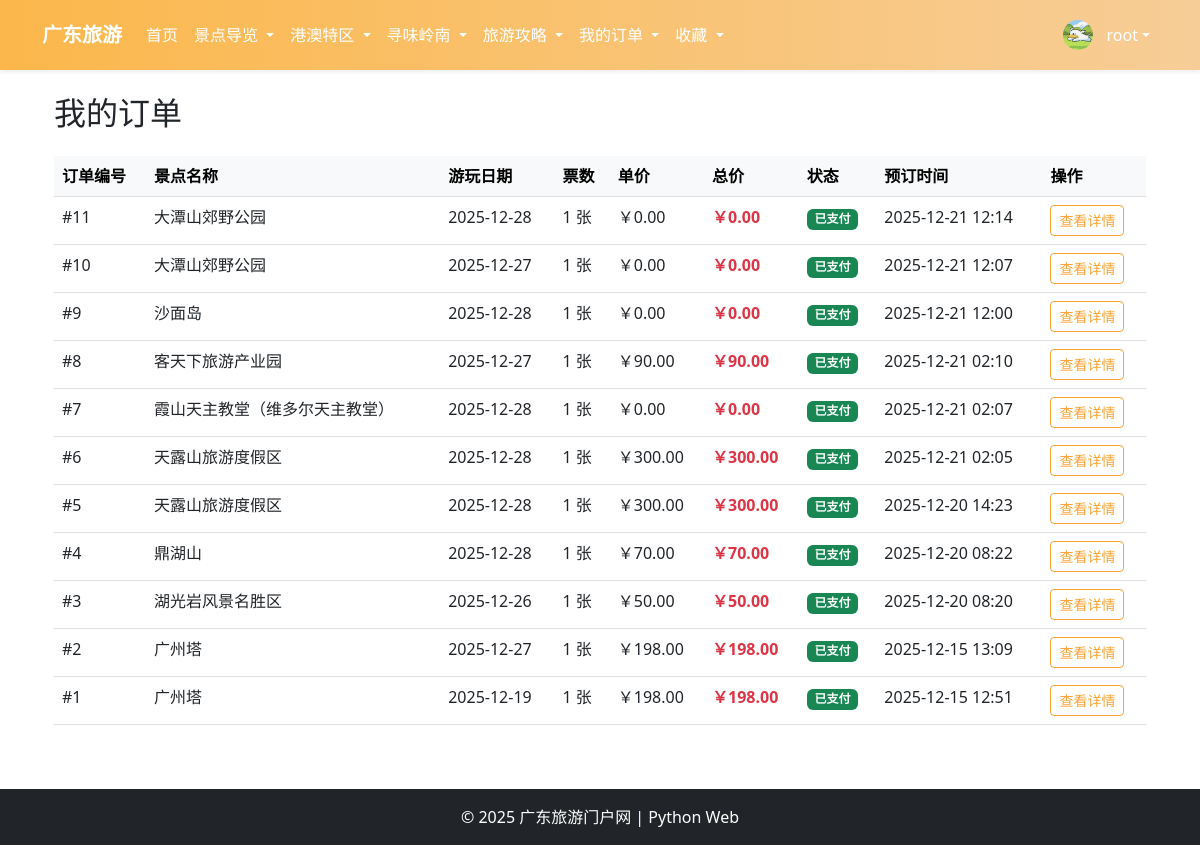
The app's page /bookingApp/my_bookings/ (signed in) with its own data.
### homeApp/models.py (models this page shows, shortened)
class UserProfile(models.Model):
    user = models.OneToOneField(User, on_delete=models.CASCADE, verbose_name="用户", related_name='profile')
    avatar = models.ImageField(upload_to='avatars/', verbose_name="头像", null=True, blank=True, default='avatars/default.png')
    phone = models.CharField(max_length=20, verbose_name="电话", null=True, blank=True)
    address = models.CharField(max_length=200, verbose_name="地址", null=True, blank=True)
    bio = models.TextField(max_length=500, verbose_name="个人简介", null=True, blank=True)
    created_at = models.DateTimeField(auto_now_add=True, verbose_name="创建时间")
    updated_at = models.DateTimeField(auto_now=True, verbose_name="更新时间")
    class Meta:
        verbose_name = "用户资料"
        verbose_name_plural = "用户资料"

### bookingApp/models.py (models this page shows, shortened)
class Booking(models.Model):
    STATUS_CHOICES = (
        ('pending', '待支付'),
        ('paid', '已支付'),
        ('cancelled', '已取消'),
    )
    user = models.ForeignKey(User, on_delete=models.CASCADE, verbose_name="下单用户")
    attraction = models.ForeignKey(Attraction, on_delete=models.CASCADE, verbose_name="预订景点")
    visit_date = models.DateField(verbose_name="游玩日期")
    quantity = models.PositiveIntegerField(default=1, verbose_name="票数")
    status = models.CharField(max_length=20, choices=STATUS_CHOICES, default='paid', verbose_name="状态")
    created_at = models.DateTimeField(default=timezone.now, null=True, blank=True, verbose_name="创建时间")
    @property
    def total_price(self):
        """ 防止空值参与运算的判断"""
        attraction_price = self.attraction.price if self.attraction.price is not None else 0
        quantity = self.quantity if self.quantity is not None else 0
        return attraction_price * quantity

### attractionsApp/models.py (models this page shows, shortened)
class Attraction(models.Model):
    REGION_CHOICES = (
        ('yue_bei', '粤北'),
        ('yue_xi', '粤西'),
        ('yue_nan', '珠三角'),
        ('yue_dong', '粤东'),
        ('gang_ao', '港澳'),
    )
    CITY_CHOICES = (
        ('guangzhou', '广州'),
        ('shenzhen', '深圳'),
        ('foshan', '佛山'),
        ('dongguan', '东莞'),
        ('zhuhai', '珠海'),
        ('zhongshan', '中山'),
        ('jiangmen', '江门'),
        ('huizhou', '惠州'),
        ('zhaoqing', '肇庆'),
        ('shantou', '汕头'),
        ('chaozhou', '潮州'),
        ('jieyang', '揭阳'),
        ('shanwei', '汕尾'),
        ('meizhou', '梅州'),
        ('shaoguan', '韶关'),
        ('qingyuan', '清远'),
        ('heyuan', '河源'),
        ('maoming', '茂名'),
        ('yangjiang', '阳江'),
        ('yunfu', '云浮'),
        ('zhanjiang', '湛江'),
        ('aomeng', '澳门'),
        ('xianggang', '香港'),
    )
    TYPE_CHOICES = (
        ('natural', '自然'),
        ('cultural', '人文'),
        ('mixed', '综合'),
    )
    name = models.CharField(max_length=100, verbose_name="景点名称")
    region = models.CharField(max_length=20, choices=REGION_CHOICES, verbose_name="所属区域")
    city = models.CharField(max_length=20, choices=CITY_CHOICES, verbose_name="所属城市", default='guangzhou')
    attraction_type = models.CharField(max_length=20, choices=TYPE_CHOICES, verbose_name="景点类型", default='mixed')
    description = models.TextField(verbose_name="景点介绍")
    price = models.DecimalField(max_digits=7, decimal_places=2, verbose_name="门票价格", null=True, blank=True)
    is_free = models.BooleanField(default=False, verbose_name="门票免费")
    image = models.ImageField(upload_to='attractions/', verbose_name="封面图")
    opening_hours = models.CharField(max_length=200, verbose_name="开放时间", default="09:00-18:00")
    map_image = models.ImageField(upload_to='attractions/maps/', verbose_name="地图位置图", null=True, blank=True)
    view_count = models.PositiveIntegerField(default=0, verbose_name="浏览量")
    like_count = models.PositiveIntegerField(default=0, verbose_name="点赞数")
    created_at = models.DateTimeField(auto_now_add=True, verbose_name="创建时间")
    updated_at = models.DateTimeField(auto_now=True, verbose_name="更新时间")
    class Meta:
        ordering = ['-created_at']
        verbose_name = "景点"
        verbose_name_plural = "景点"

### bookingApp/views.py (the view)
# urls.py: path('my_bookings/', views.my_bookings, name='my_bookings'),  # 我的订单
@login_required
def my_bookings(request):
    bookings = Booking.objects.filter(user=request.user).order_by('-created_at')
    return render(request, 'booking/list.html', {'bookings': bookings})

### templates/booking/list.html (shortened to what this page needs)
{% extends 'base.html' %}
{% block content %}
<div class="container mt-4">
    <h2 class="mb-4">我的订单</h2>
    {% if bookings %}
        <div class="table-responsive">
            <table class="table table-hover">
                <thead class="table-light">
                    <tr>
                        <th>订单编号</th>
                        <th>景点名称</th>
                        <th>游玩日期</th>
                        <th>票数</th>
                        <th>单价</th>
                        <th>总价</th>
                        <th>状态</th>
                        <th>预订时间</th>
                        <th>操作</th>
                    </tr>
                </thead>
                <tbody>
                    {% for booking in bookings %}
                    <tr>
                        <td>#{{ booking.id }}</td>
                        <td>{{ booking.attraction.name }}</td>
                        <td>{{ booking.visit_date|date:"Y-m-d" }}</td>
                        <td>{{ booking.quantity }} 张</td>
                        <td>￥{{ booking.attraction.price }}</td>
                        <td class="text-danger fw-bold">￥{{ booking.total_price }}</td>
                        <td>
                            {% if booking.status == 'paid' %}
                                <span class="badge bg-success">已支付</span>
                            {% elif booking.status == 'pending' %}
                                <span class="badge bg-warning">待支付</span>
                            {% else %}
                                <span class="badge bg-secondary">已取消</span>
                            {% endif %}
                        </td>
                        <td>{{ booking.created_at|date:"Y-m-d H:i" }}</td>
                        <td>
                            <a href="{% url 'bookingApp:booking_detail' booking.id %}" class="btn btn-sm btn-outline-primary booking-list-outline-btn">查看详情</a>
                        </td>
                    </tr>
                    {% endfor %}
                </tbody>
            </table>
        </div>
    {% else %}
        <div class="alert alert-info booking-list-alert-info text-center">
            <p class="mb-0">您还没有任何订单，<a href="{% url 'attractionsApp:attraction_list' %}">去看看景点吧</a></p>
        </div>
    {% endif %}
</div>
{% endblock %}

### templates/base.html (shortened to what this page needs)
<!DOCTYPE html>
<html lang="zh-CN">
<head>
    <link href="https://cdn.jsdelivr.net/npm/bootstrap@5.3.0/dist/css/bootstrap.min.css" rel="stylesheet">
</head>
<body>
    <nav class="navbar navbar-expand-lg navbar-custom shadow-sm">
        <div class="container">
            <a class="navbar-brand fw-bold" href="{% url 'home' %}">广东旅游</a >
            <div class="collapse navbar-collapse" id="navbarNav">
                <ul class="navbar-nav me-auto">
                    <li class="nav-item">
                        <a class="nav-link active" href="{% url 'home' %}">首页</a >
                    </li>
                    <li class="nav-item dropdown">
                        <a class="nav-link dropdown-toggle" href="#" role="button" data-bs-toggle="dropdown">
                            景点导览
                        </a >
                    </li>
                    <li class="nav-item dropdown">
                        <a class="nav-link dropdown-toggle" href="#" role="button" data-bs-toggle="dropdown">
                            港澳特区
                        </a >
                    </li>
                    <li class="nav-item dropdown">
                        <a class="nav-link dropdown-toggle" href="#" role="button" data-bs-toggle="dropdown">
                            寻味岭南
                        </a >
                    </li>
                    <li class="nav-item dropdown">
                        <a class="nav-link dropdown-toggle" href="#" role="button" data-bs-toggle="dropdown">
                            旅游攻略
                        </a >
                    </li>
                    <li class="nav-item dropdown">
                        <a class="nav-link dropdown-toggle" href="#" role="button" data-bs-toggle="dropdown">
                            我的订单
                        </a >
                    </li>
                    {% if user.is_authenticated %}
                    <li class="nav-item dropdown">
                        <a class="nav-link dropdown-toggle" href="#" role="button" data-bs-toggle="dropdown">
                            收藏
                        </a >
                    </li>
                    {% endif %}
                </ul>
                <ul class="navbar-nav ms-auto">
                    {% if user.is_authenticated %}
                    <li class="nav-item dropdown">
                        <a class="nav-link dropdown-toggle text-white" href="#" role="button" data-bs-toggle="dropdown" style="display: flex; align-items: center;">
                            {% if user.profile.avatar %}
                                <img src="{{ user.profile.avatar.url }}" alt="头像" style="width: 30px; height: 30px; border-radius: 50%; margin-right: 8px; object-fit: cover;">
                            {% else %}
                                <span style="width: 30px; height: 30px; border-radius: 50%; background-color: rgba(255,255,255,0.3); display: inline-flex; align-items: center; justify-content: center; margin-right: 8px; font-weight: bold; color: white;">{{ user.username|first|upper }}</span>
                            {% endif %}
                            <span style="margin-left: 5px;">{{ user.username }}</span>
                        </a>
                    </li>
                    {% endif %}
                </ul>
            </div>
        </div>
    </nav>
    <div class="container mt-4 mb-5" style="min-height: 60vh;">
        {% block content %}
        {% endblock %}
    </div>
    <footer class="bg-dark text-white text-center py-3 mt-auto">
        <div class="container">
            <p class="mb-0">&copy; 2025 广东旅游门户网 | Python Web </p >
        </div>
    </footer>
</body>
</html>
</html>

### templates/base.html (style rules this page uses)
.navbar-custom { background: linear-gradient(to right, #FBB74B, #f7cd97) !important; padding: 12px 0; }
.navbar-custom .navbar-brand, .navbar-custom .nav-link, .navbar-custom .navbar-text { color: #ffffff !important; }

### templates/booking/list.html (style rules this page uses)
.booking-list-outline-btn { border-color: #FAA331 !important; color: #FAA331 !important; background-color: transparent !important; }

### records on screen
Booking: id "11", attraction.name "大潭山郊野公园", visit_date "2025-12-28", quantity "1", attraction.price "0.00", total_price "0.00", status "已支付", created_at "2025-12-21 12:14"
Booking: id "10", attraction.name "大潭山郊野公园", visit_date "2025-12-27", quantity "1", attraction.price "0.00", total_price "0.00", status "已支付", created_at "2025-12-21 12:07"
Booking: id "9", attraction.name "沙面岛", visit_date "2025-12-28", quantity "1", attraction.price "0.00", total_price "0.00", status "已支付", created_at "2025-12-21 12:00"
Booking: id "8", attraction.name "客天下旅游产业园", visit_date "2025-12-27", quantity "1", attraction.price "90.00", total_price "90.00", status "已支付", created_at "2025-12-21 02:10"
Booking: id "7", attraction.name "霞山天主教堂（维多尔天主教堂）", visit_date "2025-12-28", quantity "1", attraction.price "0.00", total_price "0.00", status "已支付", created_at "2025-12-21 02:07"
Booking: id "6", attraction.name "天露山旅游度假区", visit_date "2025-12-28", quantity "1", attraction.price "300.00", total_price "300.00", status "已支付", created_at "2025-12-21 02:05"
Booking: id "5", attraction.name "天露山旅游度假区", visit_date "2025-12-28", quantity "1", attraction.price "300.00", total_price "300.00", status "已支付", created_at "2025-12-20 14:23"
Booking: id "4", attraction.name "鼎湖山", visit_date "2025-12-28", quantity "1", attraction.price "70.00", total_price "70.00", status "已支付", created_at "2025-12-20 08:22"
Booking: id "3", attraction.name "湖光岩风景名胜区", visit_date "2025-12-26", quantity "1", attraction.price "50.00", total_price "50.00", status "已支付", created_at "2025-12-20 08:20"
Booking: id "2", attraction.name "广州塔", visit_date "2025-12-27", quantity "1", attraction.price "198.00", total_price "198.00", status "已支付", created_at "2025-12-15 13:09"
Booking: id "1", attraction.name "广州塔", visit_date "2025-12-19", quantity "1", attraction.price "198.00", total_price "198.00", status "已支付", created_at "2025-12-15 12:51"

### other values on screen
{{ user.username }} "root"
